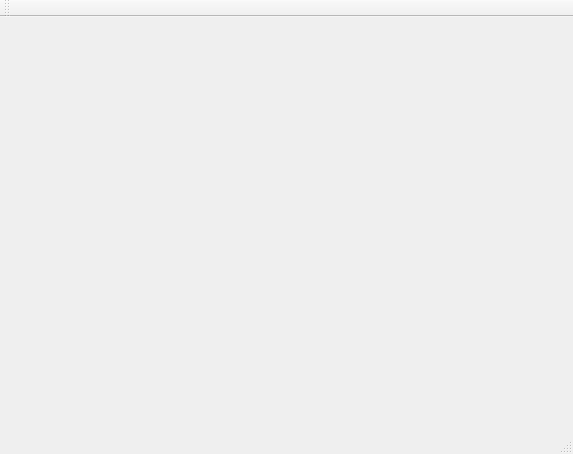
<?xml version="1.0" encoding="UTF-8"?>
<ui version="4.0">
 <class>MainWindow</class>
 <widget class="QMainWindow" name="MainWindow">
  <property name="geometry">
   <rect>
    <x>0</x>
    <y>0</y>
    <width>573</width>
    <height>454</height>
   </rect>
  </property>
  <property name="windowTitle">
   <string>MainWindow</string>
  </property>
  <widget class="TableWidget" name="centralWidget">
   <layout class="QGridLayout" name="gridLayout"/>
  </widget>
  <widget class="QMenuBar" name="menuBar">
   <property name="geometry">
    <rect>
     <x>0</x>
     <y>0</y>
     <width>573</width>
     <height>22</height>
    </rect>
   </property>
  </widget>
  <widget class="QToolBar" name="mainToolBar">
   <attribute name="toolBarArea">
    <enum>TopToolBarArea</enum>
   </attribute>
   <attribute name="toolBarBreak">
    <bool>false</bool>
   </attribute>
  </widget>
  <widget class="QStatusBar" name="statusBar"/>
 </widget>
 <layoutdefault spacing="6" margin="11"/>
 <customwidgets>
  <customwidget>
   <class>TableWidget</class>
   <extends>QWidget</extends>
   <header location="global">tablewidget.h</header>
   <container>1</container>
  </customwidget>
 </customwidgets>
 <resources/>
 <connections/>
</ui>
